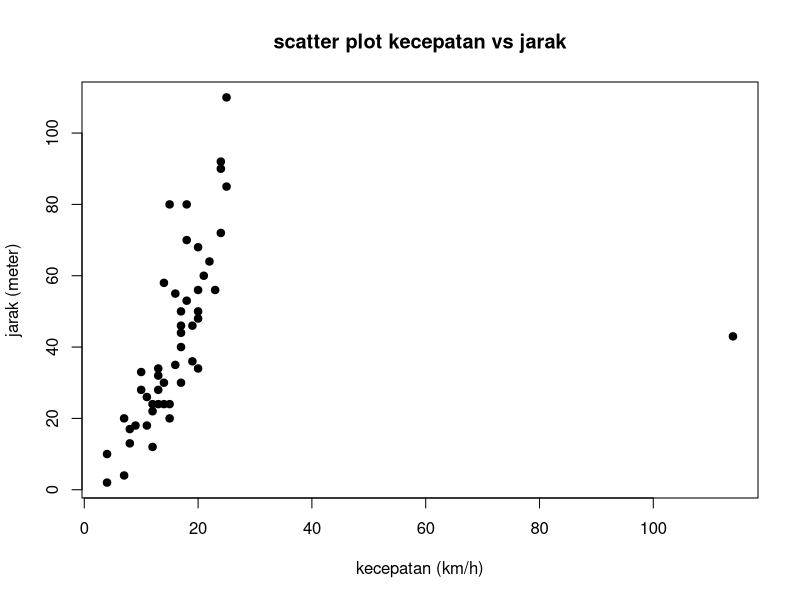
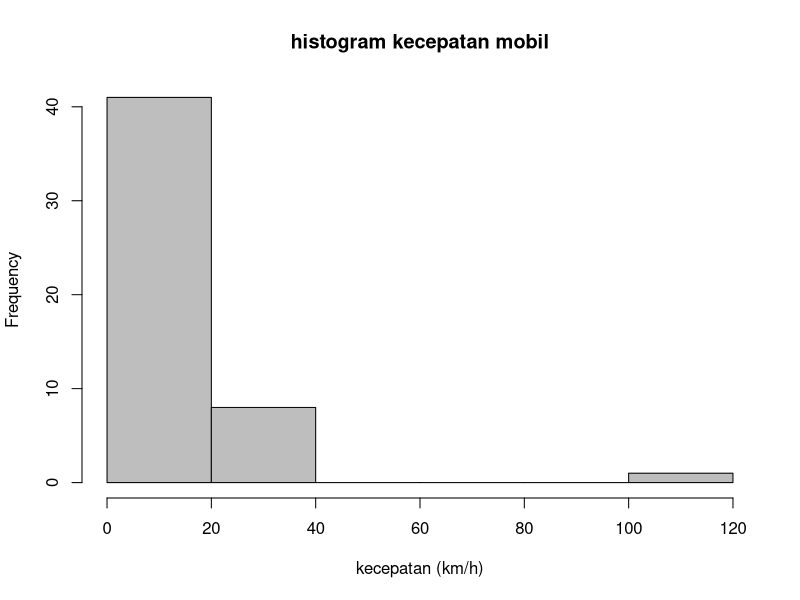

Source code (R) for these figures, in order:
# soal 1
kecepatan <- c(4,4,7,7,8,8,9,10,10,11,11,12,12,12,13,13,13,13,114,14,14,14,15,15,15,16,16,17,17,17,17,17,18,18,18,19,19,20,20,20,20,20,21,22,23,24,24,24,25,25)
jarak <- c(2,10,4,20,17,13,18,28,33,18,26,12,24,22,28,24,32,34,43,24,30,58,80,20,24,55,35,40,30,44,50,46,53,70,80,36,46,68,34,48,50,56,60,64,56,72,90,92,110,85)

kecepatan_rata = mean(kecepatan)
jarak_rata = mean(jarak)
sd_jarak = sd(jarak)
print(paste("kecepatan rata-rata = ", kecepatan_rata))
print(paste("jarak rata-rata = ", jarak_rata))
print(paste("sd jarak = ", sd_jarak))

#soal 2
png("scatterplot.png", width = 600, height = 400)
plot(kecepatan, jarak, main = "scatter plot kecepatan vs jarak",xlab = "kecepatan (km/h)", ylab = "jarak (meter)",pch = 19, col = "black")
dev.off()

png("histogram_kecepatan.png", width = 600, height = 400)
hist(kecepatan, main = "histogram kecepatan mobil",xlab = "kecepatan (km/h)",col = "gray", border = "black")
dev.off()


#soal 3
math_mean <- 75 
math_sd <- 10
english_mean <- 70
english_sd <- 8

koefisien_math <- (math_sd / math_mean) * 100
koefisien_english <- (english_sd / english_mean) * 100

print(paste("koefisien math tomas: ", koefisien_math))
print(paste("koefisien english tomas: ", koefisien_english))